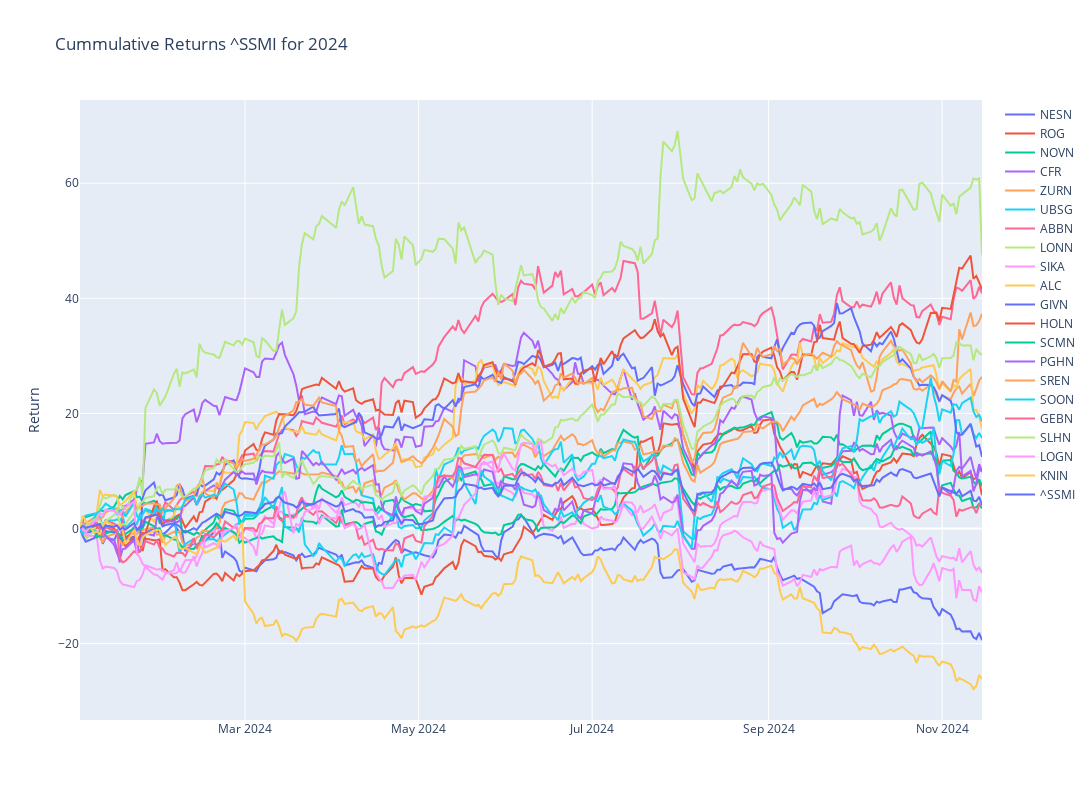

Notebook code for this chart:
### Code cell
# Plotly
fig = make_subplots()

# Graph (1,1)
# Loop all stock files and get cummulative return for year
for stock in tqdm(index_list):
    f = os.path.join("../input", stock)
    df = pd.read_csv(f+".csv",index_col="Date",parse_dates=True)
    df['Cummulative_Return'] = cumulative_return(df["Adj Close"].loc[year])
    fig.add_trace(go.Scatter(x=df['Cummulative_Return'].loc[year].index,y=df['Cummulative_Return'].loc[year],mode="lines",name=stock.split('.')[0]),row=1,col=1)

# Update xaxis properties
fig.update_yaxes(title_text="Return", row=1, col=1)

fig.update_layout(height=800, width=1300,showlegend=True,title=f"Cummulative Returns {ticker} for {year}")

fig.show()

### Figure 1 — Plotly figure (JSON) as saved in the notebook; plotly's stock layout.template omitted (floating-point values rounded to 4 significant figures; data arrays with more than 128 entries replaced by an {"elided": "..."} marker saying what was removed)
{"data": [{"mode": "lines", "name": "NESN", "type": "scatter", "x": {"elided": "222 str values"}, "xaxis": "x", "y": {"elided": "222 float values"}, "yaxis": "y"}, {"mode": "lines", "name": "ROG", "type": "scatter", "x": {"elided": "222 str values"}, "xaxis": "x", "y": {"elided": "222 float values"}, "yaxis": "y"}, {"mode": "lines", "name": "NOVN", "type": "scatter", "x": {"elided": "222 str values"}, "xaxis": "x", "y": {"elided": "222 float values"}, "yaxis": "y"}, {"mode": "lines", "name": "CFR", "type": "scatter", "x": {"elided": "222 str values"}, "xaxis": "x", "y": {"elided": "222 float values"}, "yaxis": "y"}, {"mode": "lines", "name": "ZURN", "type": "scatter", "x": {"elided": "222 str values"}, "xaxis": "x", "y": {"elided": "222 float values"}, "yaxis": "y"}, {"mode": "lines", "name": "UBSG", "type": "scatter", "x": {"elided": "222 str values"}, "xaxis": "x", "y": {"elided": "222 float values"}, "yaxis": "y"}, {"mode": "lines", "name": "ABBN", "type": "scatter", "x": {"elided": "222 str values"}, "xaxis": "x", "y": {"elided": "222 float values"}, "yaxis": "y"}, {"mode": "lines", "name": "LONN", "type": "scatter", "x": {"elided": "222 str values"}, "xaxis": "x", "y": {"elided": "222 float values"}, "yaxis": "y"}, {"mode": "lines", "name": "SIKA", "type": "scatter", "x": {"elided": "222 str values"}, "xaxis": "x", "y": {"elided": "222 float values"}, "yaxis": "y"}, {"mode": "lines", "name": "ALC", "type": "scatter", "x": {"elided": "222 str values"}, "xaxis": "x", "y": {"elided": "222 float values"}, "yaxis": "y"}, {"mode": "lines", "name": "GIVN", "type": "scatter", "x": {"elided": "222 str values"}, "xaxis": "x", "y": {"elided": "222 float values"}, "yaxis": "y"}, {"mode": "lines", "name": "HOLN", "type": "scatter", "x": {"elided": "222 str values"}, "xaxis": "x", "y": {"elided": "222 float values"}, "yaxis": "y"}, {"mode": "lines", "name": "SCMN", "type": "scatter", "x": {"elided": "222 str values"}, "xaxis": "x", "y": {"elided": "222 float values"}, "yaxis": "y"}, {"mode": "lines", "name": "PGHN", "type": "scatter", "x": {"elided": "222 str values"}, "xaxis": "x", "y": {"elided": "222 float values"}, "yaxis": "y"}, {"mode": "lines", "name": "SREN", "type": "scatter", "x": {"elided": "222 str values"}, "xaxis": "x", "y": {"elided": "222 float values"}, "yaxis": "y"}, {"mode": "lines", "name": "SOON", "type": "scatter", "x": {"elided": "222 str values"}, "xaxis": "x", "y": {"elided": "222 float values"}, "yaxis": "y"}, {"mode": "lines", "name": "GEBN", "type": "scatter", "x": {"elided": "222 str values"}, "xaxis": "x", "y": {"elided": "222 float values"}, "yaxis": "y"}, {"mode": "lines", "name": "SLHN", "type": "scatter", "x": {"elided": "222 str values"}, "xaxis": "x", "y": {"elided": "222 float values"}, "yaxis": "y"}, {"mode": "lines", "name": "LOGN", "type": "scatter", "x": {"elided": "222 str values"}, "xaxis": "x", "y": {"elided": "222 float values"}, "yaxis": "y"}, {"mode": "lines", "name": "KNIN", "type": "scatter", "x": {"elided": "222 str values"}, "xaxis": "x", "y": {"elided": "222 float values"}, "yaxis": "y"}, {"mode": "lines", "name": "^SSMI", "type": "scatter", "x": {"elided": "221 str values"}, "xaxis": "x", "y": {"elided": "221 float values"}, "yaxis": "y"}], "layout": {"height": 800, "showlegend": true, "title": {"text": "Cummulative Returns ^SSMI for 2024"}, "width": 1300, "xaxis": {"anchor": "y", "domain": [0, 1]}, "yaxis": {"anchor": "x", "domain": [0, 1], "title": {"text": "Return"}}}}
